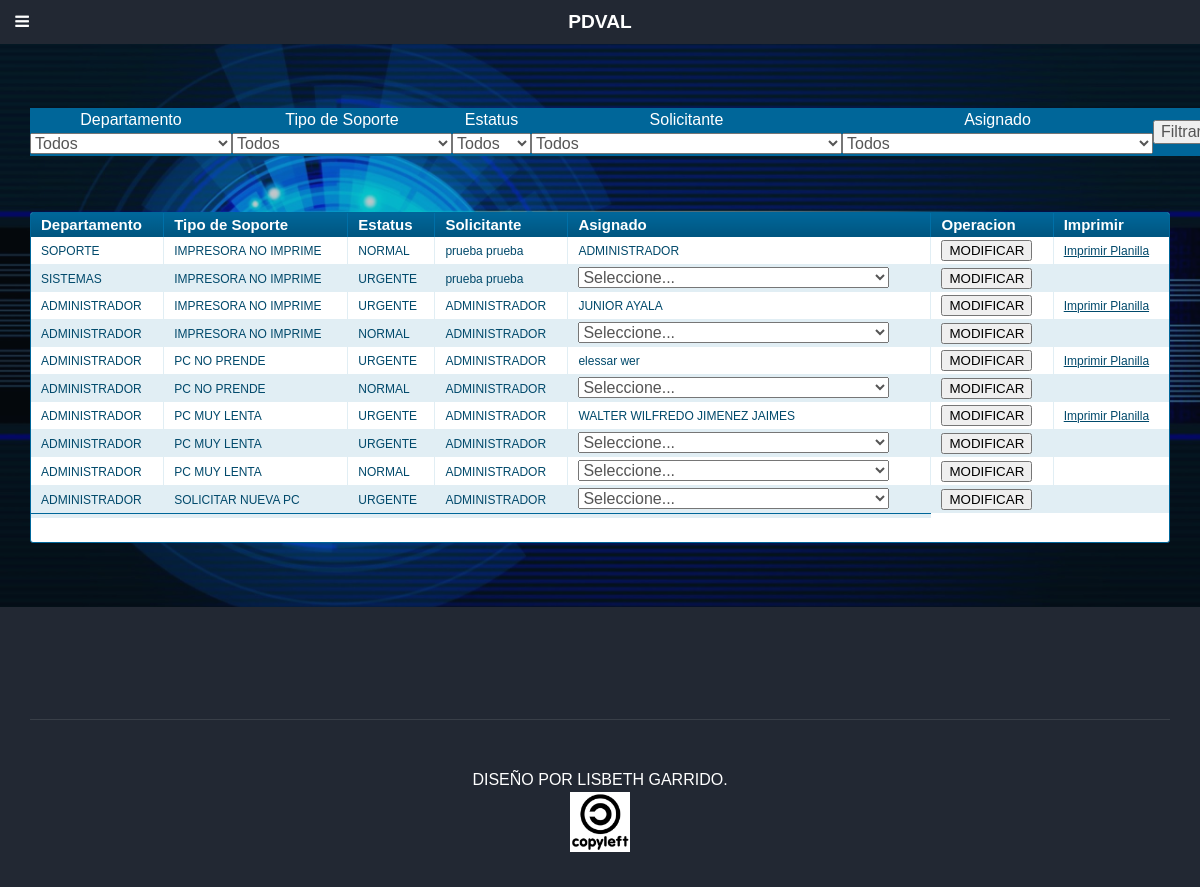
The app's page /reportes.php, older data.
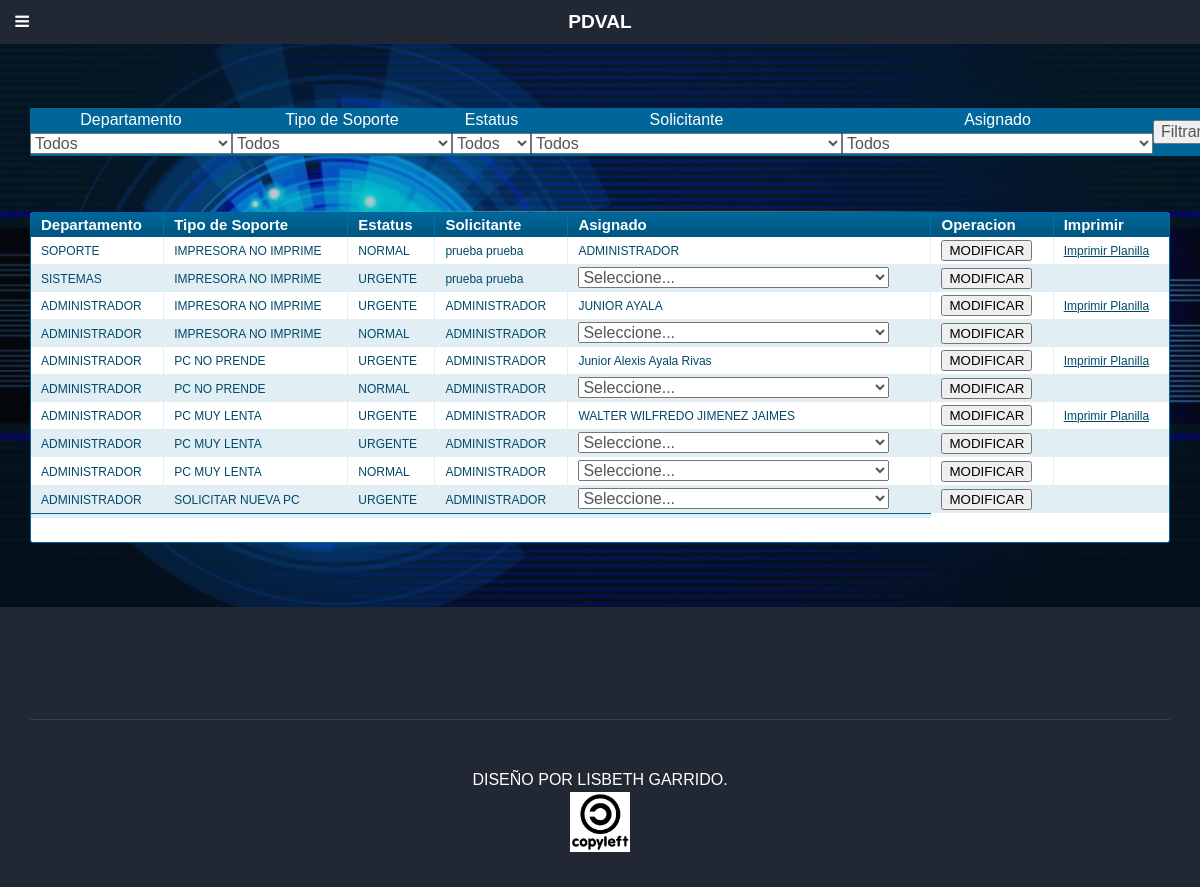
The same page, newer data.
### tables this page shows
CREATE TABLE IF NOT EXISTS `solicitudes` (
  `id` int(11) NOT NULL AUTO_INCREMENT,
  `tipo_solicitud` varchar(255) NOT NULL,
  `departamento` varchar(255) NOT NULL,
  `usuario` varchar(255) NOT NULL,
  `fecha` date NOT NULL,
  `estatus` int(255) NOT NULL,
  `asignar_usuario` int(11) DEFAULT NULL,
  `estatus_tecnologia` int(11) NOT NULL,
  `id_usuario` int(11) NOT NULL,
  UNIQUE KEY `id` (`id`),
  KEY `tipo_solicitud` (`tipo_solicitud`),
  KEY `departamento` (`departamento`),
  KEY `asignar_usuario` (`asignar_usuario`),
  KEY `estatus_tecnologia` (`estatus_tecnologia`),
  KEY `id_usuario` (`id_usuario`),
  KEY `estatus` (`estatus`)
);

CREATE TABLE IF NOT EXISTS `usuarios` (
  `id` int(11) NOT NULL AUTO_INCREMENT,
  `login` varchar(255) NOT NULL,
  `nombres` varchar(255) NOT NULL,
  `apellidos` varchar(255) NOT NULL,
  `cedula` int(11) NOT NULL,
  `cod_dep` varchar(255) NOT NULL,
  `clave` varchar(255) NOT NULL,
  `telefono` varchar(15) NOT NULL,
  `direccion` varchar(50) NOT NULL,
  `id_tipo` int(11) NOT NULL,
  PRIMARY KEY (`id`),
  KEY `id_tipo` (`id_tipo`)
);

CREATE TABLE IF NOT EXISTS `departamentos` (
  `id` bigint(20) unsigned NOT NULL AUTO_INCREMENT,
  `id_departamento` varchar(255) NOT NULL,
  `descripcion` varchar(255) NOT NULL,
  PRIMARY KEY (`id_departamento`),
  UNIQUE KEY `id` (`id`),
  KEY `id_departamento` (`id_departamento`)
);

CREATE TABLE IF NOT EXISTS `descripcion_solicitud` (
  `id` bigint(20) unsigned NOT NULL AUTO_INCREMENT,
  `tipo_solicitud` varchar(255) NOT NULL,
  `descripcion_solicitud` varchar(255) NOT NULL,
  PRIMARY KEY (`tipo_solicitud`),
  UNIQUE KEY `id` (`id`)
);

### include/clase_db_init.php (called while the page is built, shortened)
<?php
 class MySQL{
  private $conexion; private $total_consultas;
  public function MySQL(){
    if(!isset($this->conexion)){
      $this->conexion = (mysqli_connect("localhost","root",""))
        or die(mysql_error());
      $db="soporte";
    $bd1="Error al conectar a la base de datos, Consultar al Administrador";
      mysqli_select_db($this->conexion,$db) or die($bd1);
    }
  }
  public function consulta($consulta){
    $resultado = mysqli_query($this->conexion,$consulta);
    return $resultado;
  }
  public function fetch_array($consulta){
   return mysqli_fetch_array($consulta);
  }
}?>

### tabla_reporte.php (the view, shortened to what the changed rows need)
<link rel="stylesheet" type="text/css" href="css/tabla_solicitud.css" media="screen" />
<form action='reportes.php' method='GET'>
<div>
    <table bgcolor="#006699">
        <tr><th>Departamento</th><th>Tipo de Soporte</th><th>Estatus</th><th>Solicitante</th><th>Asignado</th></tr>
        <tr>
        <th><select name="departamento">
        <option value='x999'>Todos</option>
        </select></th>
        <th><select name="soporte">
        <option value='x999'>Todos</option>
        </select></th>
        <th><select name="estatus">
        <option value='x999'>Todos</option>
        </select></th>
        <th><select name="usuario">
        <option value='x999'>Todos</option>
        </select></th>
        <th><select name="analista">
        <option value='x999'>Todos</option>
        </select></th>
    </table>
</div>
</form>
<br>
<div class="datagrid">
<table>
<thead>
   <?php
   if($_SESSION['departamento']>5){
   ?>
    <tr><th>Departamento</th><th>Tipo de Soporte</th><th>Estatus</th><th>Solicitante</th><th>Asignado</th></tr>
    <?php
   }else{
       ?>
     <tr><th>Departamento</th><th>Tipo de Soporte</th><th>Estatus</th><th>Solicitante</th><th>Asignado</th><th>Operacion</th><th>Imprimir</th></tr>
     <?php
   }
   ?>
</thead>
<tbody>
<?php
$estatus=new MySQL();
$sql2="select a.id,b.descripcion, d.descripcion_solicitud, a.estatus, a.usuario, a.asignar_usuario
from solicitudes as a,
departamentos as b,
estatus as c,
descripcion_solicitud as d
where a.tipo_solicitud=d.tipo_solicitud
and a.departamento=b.id_departamento
and a.estatus=c.id_estatus";
$consulta=$estatus->consulta($sql2);
$contar=0;
if($_SESSION['departamento']>5){
while($fila=$estatus->fetch_array($consulta)){
                       if($fila['estatus']==1){
                           $estatus1='NORMAL';
}else{
    $estatus1='URGENTE';
}
if($fila['asignar_usuario']==0){
    $usuario_asign='Sin Asignar';
}else{
     $query2=$estatus->consulta("select nombres, apellidos from usuarios where id='".$fila['asignar_usuario']."'");
    $result_q=$estatus->fetch_array($query2);
     $usuario_asign=$result_q['nombres']." ".$result_q['apellidos'];
}
                    if($contar%2==0)
            echo"            <tr>";else echo"<tr class='alt'>";
            echo"
        <td>".utf8_encode($fila['descripcion'])."</td><td>".$fila['descripcion_solicitud']."</td><td>".$estatus1."</td><td>".$fila['usuario']."</td><td>".$usuario_asign."</td></tr>
                 ";
$contar++;}
}
else{
    while($fila=$estatus->fetch_array($consulta)){
                       if($fila['estatus']==1){
                           $estatus1='NORMAL';
}else{
    $estatus1='URGENTE';
}
if($fila['asignar_usuario']==0){
     $query=$estatus->consulta("select id, nombres, apellidos from usuarios where cod_dep in ('0','2') ");
    $usuario_asign="<select name='resp_asig' id='resp_asig' size=1 onChange='Carga(this.value)';><option value=''>Seleccione...</option>";
    while($asig=$estatus->fetch_array($query)){
        $usuario_asign.="<option value='".$asig['id']."'>".$asig['nombres']." ".$asig['apellidos']."</option>";
    }
    $usuario_asign.="</select>";
}else{
     $query2=$estatus->consulta("select nombres, apellidos from usuarios where id='".$fila['asignar_usuario']."'");
    $result_q=$estatus->fetch_array($query2);
     $usuario_asign=$result_q['nombres']." ".$result_q['apellidos'];
}
                    if($contar%2==0)
            echo"            <tr>";else echo"<tr class='alt'>";
            echo"
        <td>".utf8_encode($fila['descripcion'])."</td><td>".$fila['descripcion_solicitud']."</td><td>".$estatus1."</td><td>".$fila['usuario']."</td>"
                    . ""
                    . "<td>".$usuario_asign."</td>
                    <td><input type='hidden' name=id_solicitud id=id_solicitud value='".$fila['id']."'><button id=actuar nombre=actuar value=".$fila['id']." onclick='modificar(this.value)'>MODIFICAR</button>
                    </td>
                    <td>
                    ";
                    if($fila['asignar_usuario']!=0){
                    echo "<a href='imprimir_solicitud.php?reg=".$fila['id']."' title='Imprimir Registro'>Imprimir Planilla</a>";
                    }
                    echo"
                    </td>
                    </tr>
                 ";
$contar++;}
}
                    ?>
</tbody>
</table></div>

Row changes from the older to the newer data that the page shows:
changed through a linked row, solicitudes: asignar_usuario.apellidos "elessar wer" → "Junior Alexis Ayala Rivas"
